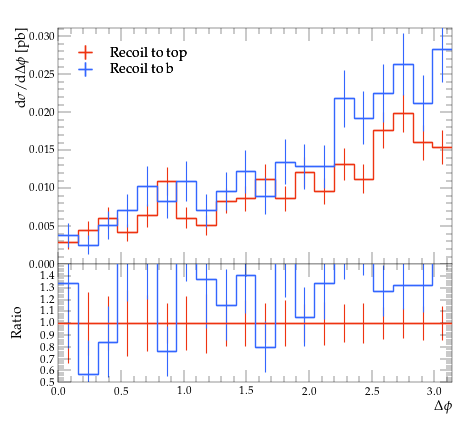

Recreate this plot in Python.
#! /usr/bin/env python

# This Python script was auto-generated using YODA v2.0.2.
# Analysis object: /MC_TTBAR/onelep_jetb_1_jetl_1_dphi
# Timestamp: 31-07-2026 (12:23:22)

import matplotlib as mpl
import matplotlib.pyplot as plt
mpl.use('Agg') # comment out for interactive use
import os
import numpy as np

plotDir = os.path.split(os.path.realpath(__file__))[0]
if 'YODA_USER_PLOT_PATH' in globals():
    plot_outdir = globals()['YODA_USER_PLOT_PATH']
else:
    plot_outdir = plotDir

#plot style
plt.style.use(os.path.join(plotDir, '../default.mplstyle'))
# plot metadata
figW, figH = plt.rcParams['figure.figsize']
ax_xLabel = r'$\Delta \phi$'
ax_yLabel = r'$\mathrm{d}\sigma/\mathrm{d}\Delta \phi$ [pb]'
ax_title  = r''
ax_xScale = 'linear'
ax_yScale = 'linear'
xLims = (0.0, 3.141593)
yLims = (0.0, 0.031117746)

# TeX-friendly labels for the legend
labels = {
    'legend' : ([ r"Recoil to top", r"Recoil to b" ], r""),
}

# Adjust canvas width and height
canvasW = 10.0
canvasH = 9.0
figW *= canvasW/10.
figH *= canvasH/9.

# Create figure and axis objects
fig, (ax, ratio0_ax) = plt.subplots(2, 1, sharex=True,
                  figsize=(figW,figH), gridspec_kw={'height_ratios': (6.0, 3.0)})

# Set figure margins
plt.subplots_adjust(
    left   = 1.0 * plt.rcParams['figure.subplot.left'],
    right  = 1.0 * plt.rcParams['figure.subplot.right'],
    top    = 1.0 * plt.rcParams['figure.subplot.top'],
    bottom = 1.0 * plt.rcParams['figure.subplot.bottom'])

ratio0_ax.yaxis.set_major_locator(mpl.ticker.MultipleLocator(0.1))
ratio0_ax.set_ylim(0.5, 1.4999)
ratio0_ax.set_ylabel('Ratio')

# the numerical data is stored in a separate file
dataf = dict()
prefix = os.path.split(__file__)[0]
if prefix:    prefix = prefix + '/'
exec(open(prefix+'onelep_jetb_1_jetl_1_dphi__data.py').read(), dataf)


legend_handles = dict() # keep track of handles for the legend

# style options for curves
# starts at zorder>=5 to draw curve on top of legend
styles = {
  'recoil_t': {
    'color' : '#EE3311',
    'linestyle' : '-',
    'linewidth' : 1,
    'marker' : 'none',
    'markersize' : 2,
    'capsize' : 0.0,
    'zorder' : 5,
    'histstyle' : 1,
    'drawstyle' : 'steps-pre',
    'xerrorbars' : 1,
    'yerrorbars' : 1,
    'fillcolor' : None,
    'fillopacity' : 1.0,
    'ratio0_linestyle' : '-',
    'ratio0_linewidth' : 1,
    'ratio0_marker' : 'none',
    'ratio0_markersize' : 2,
    'ratio0_capsize' : 0.0,
    'ratio0_zorder' : 5,
    'ratio0_histstyle' : 1,
    'ratio0_drawstyle' : 'steps-pre',
    'ratio0_xerrorbars' : 1,
    'ratio0_yerrorbars' : 1,
  },
  'recoil_b': {
    'color' : '#3366FF',
    'linestyle' : '-',
    'linewidth' : 1,
    'marker' : 'none',
    'markersize' : 2,
    'capsize' : 0.0,
    'zorder' : 6,
    'histstyle' : 1,
    'drawstyle' : 'steps-pre',
    'xerrorbars' : 1,
    'yerrorbars' : 1,
    'fillcolor' : None,
    'fillopacity' : 1.0,
    'ratio0_linestyle' : '-',
    'ratio0_linewidth' : 1,
    'ratio0_marker' : 'none',
    'ratio0_markersize' : 2,
    'ratio0_capsize' : 0.0,
    'ratio0_zorder' : 6,
    'ratio0_histstyle' : 1,
    'ratio0_drawstyle' : 'steps-pre',
    'ratio0_xerrorbars' : 1,
    'ratio0_yerrorbars' : 1,
  },
}

# curve from input yoda files in main panel
for label, yvals in dataf['yvals'].items():
    if all(np.isnan(v) for v in dataf['yvals'][label]):
        continue
    tmp = None
    if styles[label]['histstyle']: # draw as histogram
        xpos = dataf['xedges'][label] if styles[label]['drawstyle'] else dataf['xpoints'][label]
        ypos = np.insert(yvals, 0, yvals[0]) if styles[label]['drawstyle'] else yvals
        if styles[label]['fillcolor']: # fill area below curve
            ax.fill_between(xpos, ypos, step='pre',
                            color=styles[label]['fillcolor'],
                            alpha=styles[label]['fillopacity'])
        tmp, = ax.plot(xpos, ypos,
                       color=styles[label]['color'],
                       linestyle=styles[label]['linestyle'],
                       linewidth=styles[label]['linewidth'],
                       drawstyle=styles[label]['drawstyle'], solid_joinstyle='miter',
                       zorder=styles[label]['zorder'], label=label)
    tmp = ax.errorbar(dataf['xpoints'][label], yvals,
                      xerr=np.array(dataf['xerrs'][label])*styles[label]['xerrorbars'],
                      yerr=np.array(dataf['yerrs'][label])*styles[label]['yerrorbars'],
                      fmt=styles[label]['marker'], capsize=styles[label]['capsize'],
                      markersize=styles[label]['markersize'],
                      ecolor=styles[label]['color'],
                      color=styles[label]['color'], zorder=styles[label]['zorder'])
    tmp[-1][0].set_linestyle(styles[label]['linestyle'])
    tmp[-1][0].set_linewidth(styles[label]['linewidth'])
    if label in dataf['add_legend_handle']:  legend_handles[label] = tmp
    for varLabel in dataf['variation_yvals'].keys():
        if varLabel.startswith(label):
            tmp, = ax.plot(dataf['xedges'][label], dataf['variation_yvals'][varLabel],
                           color=styles[label]['color'],
                           linestyle=styles[label]['linestyle'],
                           linewidth=styles[label]['linewidth'],
                           drawstyle='steps-pre', solid_joinstyle='miter',
                           zorder=styles[label]['zorder'], alpha=0.5)


# plots on ratio panel
# curve from input yoda files in ratio panel
for label, yvals in dataf['ratio0_yvals'].items():
    if all(np.isnan(v) for v in yvals):
        continue
    if styles[label]['ratio0_histstyle']: # plot as histogram
        xpos = dataf['xedges']['recoil_t'] if styles[label]['ratio0_drawstyle'] else dataf['xpoints']['recoil_t']
        ypos = np.insert(yvals, 0, yvals[0]) if styles[label]['ratio0_drawstyle'] else yvals
        ratio0_ax.plot(xpos, ypos,
                       color=styles[label]['color'],
                       linewidth=styles[label]['linewidth'],
                       linestyle=styles[label]['ratio0_linestyle'],
                       drawstyle=styles[label]['ratio0_drawstyle'], zorder=styles[label]['zorder'],
                       solid_joinstyle='miter')
    tmp = ratio0_ax.errorbar(dataf['xpoints']['recoil_t'], yvals,
                             xerr=np.array(dataf['ref_xerrs'])*styles[label]['ratio0_xerrorbars'],
                             yerr=np.array(dataf['ratio0_yerrs'][label])*styles[label]['ratio0_yerrorbars'],
                             fmt=styles[label]['ratio0_marker'], capsize=styles[label]['ratio0_capsize'],
                             markersize=styles[label]['ratio0_markersize'],
                             ecolor=styles[label]['color'],
                             color=styles[label]['color'])
    tmp[-1][0].set_linestyle(styles[label]['ratio0_linestyle'])
    tmp[-1][0].set_linewidth(styles[label]['ratio0_linewidth'])

    for varlabel in dataf['ratio0_variation_vals'].keys():
        if varlabel.startswith(label):
            ratio0_ax.plot(dataf['xedges']['recoil_t'],
                            dataf['ratio0_variation_vals'][varlabel],
                            color=styles[label]['color'],
                            linestyle=styles[label]['linestyle'],
                            linewidth=styles[label]['linewidth'],
                            drawstyle='steps-pre', solid_joinstyle='miter',
                            zorder=1, alpha=0.5)

legend_items = list(legend_handles.values())
ax.add_artist(ax.legend(legend_items,
                        labels['legend'][0],
                        title=labels['legend'][1],
                        alignment='left',
                        loc='upper left',
                        bbox_to_anchor=(0.0, 0.97)))

# set plot metadata as defined above
ratio0_ax.set_xlabel(ax_xLabel)
ratio0_ax.xaxis.set_label_coords(1., -0.15)
ax.set_ylabel(ax_yLabel, ha='right', va='top')
ax.yaxis.set_label_coords(-0.11, 1.0)
ax.set_title(ax_title, loc='left')
ax.set_xscale(ax_xScale)
ax.set_yscale(ax_yScale)
ax.set_xlim(xLims)
ax.set_ylim(yLims)

# tick formatting
plt.rcParams['xtick.top'] = True
plt.rcParams['ytick.right'] = True
fig.align_ylabels((ax, ratio0_ax))
plt.savefig(os.path.join(plot_outdir, 'onelep_jetb_1_jetl_1_dphi.pdf'), format='PDF')
plt.savefig(os.path.join(plot_outdir, 'onelep_jetb_1_jetl_1_dphi.png'), format='PNG')

plt.close(fig)
